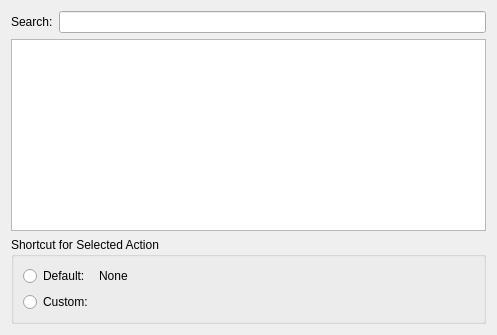
<?xml version="1.0" encoding="UTF-8"?>
<ui version="4.0">
 <class>ShortcutsSettingsPage</class>
 <widget class="QWidget" name="ShortcutsSettingsPage">
  <property name="geometry">
   <rect>
    <x>0</x>
    <y>0</y>
    <width>497</width>
    <height>316</height>
   </rect>
  </property>
  <property name="windowTitle">
   <string>Form</string>
  </property>
  <layout class="QVBoxLayout" name="verticalLayout">
   <item>
    <layout class="QHBoxLayout" name="horizontalLayout">
     <item>
      <widget class="QLabel" name="label_2">
       <property name="text">
        <string>Search:</string>
       </property>
      </widget>
     </item>
     <item>
      <widget class="QLineEdit" name="searchEdit"/>
     </item>
    </layout>
   </item>
   <item>
    <widget class="QTreeView" name="shortcutsView">
     <property name="sizePolicy">
      <sizepolicy hsizetype="Expanding" vsizetype="MinimumExpanding">
       <horstretch>0</horstretch>
       <verstretch>0</verstretch>
      </sizepolicy>
     </property>
     <property name="editTriggers">
      <set>QAbstractItemView::NoEditTriggers</set>
     </property>
     <property name="showDropIndicator" stdset="0">
      <bool>false</bool>
     </property>
     <property name="alternatingRowColors">
      <bool>true</bool>
     </property>
     <property name="sortingEnabled">
      <bool>true</bool>
     </property>
     <property name="animated">
      <bool>false</bool>
     </property>
     <property name="allColumnsShowFocus">
      <bool>true</bool>
     </property>
     <attribute name="headerCascadingSectionResizes">
      <bool>true</bool>
     </attribute>
     <attribute name="headerStretchLastSection">
      <bool>true</bool>
     </attribute>
    </widget>
   </item>
   <item>
    <widget class="QGroupBox" name="actionBox">
     <property name="title">
      <string>Shortcut for Selected Action</string>
     </property>
     <layout class="QGridLayout" name="gridLayout">
      <item row="0" column="0">
       <widget class="QRadioButton" name="useDefault">
        <property name="text">
         <string>Default:</string>
        </property>
       </widget>
      </item>
      <item row="0" column="1">
       <widget class="QLabel" name="defaultShortcut">
        <property name="text">
         <string>None</string>
        </property>
       </widget>
      </item>
      <item row="1" column="0">
       <widget class="QRadioButton" name="useCustom">
        <property name="text">
         <string>Custom:</string>
        </property>
       </widget>
      </item>
      <item row="1" column="1">
       <widget class="KeySequenceWidget" name="keySequenceWidget" native="true"/>
      </item>
      <item row="1" column="2">
       <spacer name="horizontalSpacer">
        <property name="orientation">
         <enum>Qt::Horizontal</enum>
        </property>
        <property name="sizeHint" stdset="0">
         <size>
          <width>346</width>
          <height>20</height>
         </size>
        </property>
       </spacer>
      </item>
     </layout>
    </widget>
   </item>
  </layout>
 </widget>
 <customwidgets>
  <customwidget>
   <class>KeySequenceWidget</class>
   <extends>QWidget</extends>
   <header>keysequencewidget.h</header>
   <container>1</container>
  </customwidget>
 </customwidgets>
 <tabstops>
  <tabstop>searchEdit</tabstop>
  <tabstop>shortcutsView</tabstop>
  <tabstop>useDefault</tabstop>
  <tabstop>useCustom</tabstop>
 </tabstops>
 <resources/>
 <connections/>
</ui>
